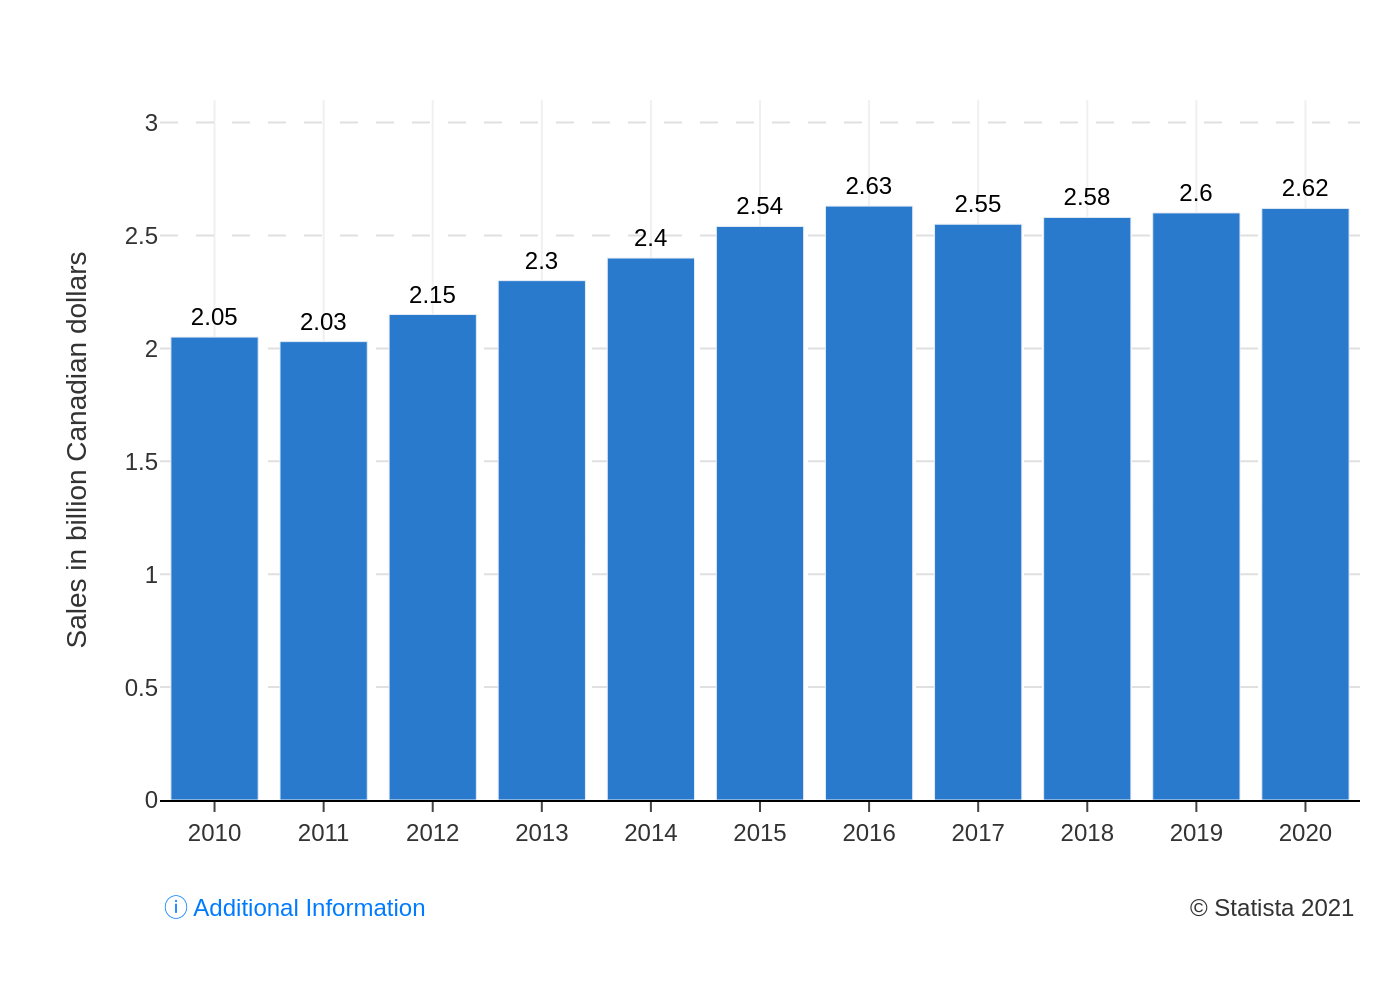

This chart was generated by the following Python code:
import sys
import json
import os
import plotly.graph_objects as go

if len(sys.argv) != 2:
    print("Usage: python generate_chart.py <path_to_json_file>")
    sys.exit(1)

json_path = sys.argv[1]

if not os.path.exists(json_path):
    print(f"Error: File not found at {json_path}")
    sys.exit(1)

try:
    with open(json_path, 'r', encoding='utf-8') as f:
        config = json.load(f)
except json.JSONDecodeError:
    print(f"Error: Invalid JSON format in {json_path}")
    sys.exit(1)

chart_data = config['chart_data']
texts = config['texts']
colors = config['colors']

categories = [d['category'] for d in chart_data]
values = [d['value'] for d in chart_data]

fig = go.Figure()

fig.add_trace(go.Bar(
    x=categories,
    y=values,
    text=values,
    textposition='outside',
    marker_color=colors[0],
    cliponaxis=False,
    textfont=dict(family="Arial", size=12, color='black')
))

annotations = []
if texts.get('note'):
    annotations.append(dict(
        xref='paper', yref='paper',
        x=0, y=-0.18,
        xanchor='left', yanchor='bottom',
        text=f"ⓘ {texts['note']}",
        showarrow=False,
        font=dict(family="Arial", size=12, color="#007bff")
    ))

if texts.get('source'):
    annotations.append(dict(
        xref='paper', yref='paper',
        x=1, y=-0.18,
        xanchor='right', yanchor='bottom',
        text=texts['source'],
        showarrow=False,
        font=dict(family="Arial", size=12, color='#333333')
    ))

fig.update_layout(
    font=dict(family="Arial", size=12, color='#333333'),
    plot_bgcolor='white',
    paper_bgcolor='white',
    showlegend=False,
    margin=dict(l=80, r=20, t=50, b=100),
    xaxis=dict(
        title_text=texts.get('x_axis_title'),
        showgrid=True,
        gridcolor='#f0f0f0',
        linecolor='black',
        ticks='outside',
        tickfont=dict(size=12)
    ),
    yaxis=dict(
        title_text=texts.get('y_axis_title'),
        title_font=dict(size=14),
        range=[0, 3.1],
        tickmode='array',
        tickvals=[0, 0.5, 1, 1.5, 2, 2.5, 3],
        showgrid=True,
        gridcolor='#e0e0e0',
        griddash='dash',
        zeroline=False
    ),
    annotations=annotations
)

base_filename = os.path.splitext(os.path.basename(json_path))[0]
output_image_path = f"{base_filename}.png"

fig.write_image(output_image_path, scale=2)

print(f"Chart successfully generated and saved to {output_image_path}")
